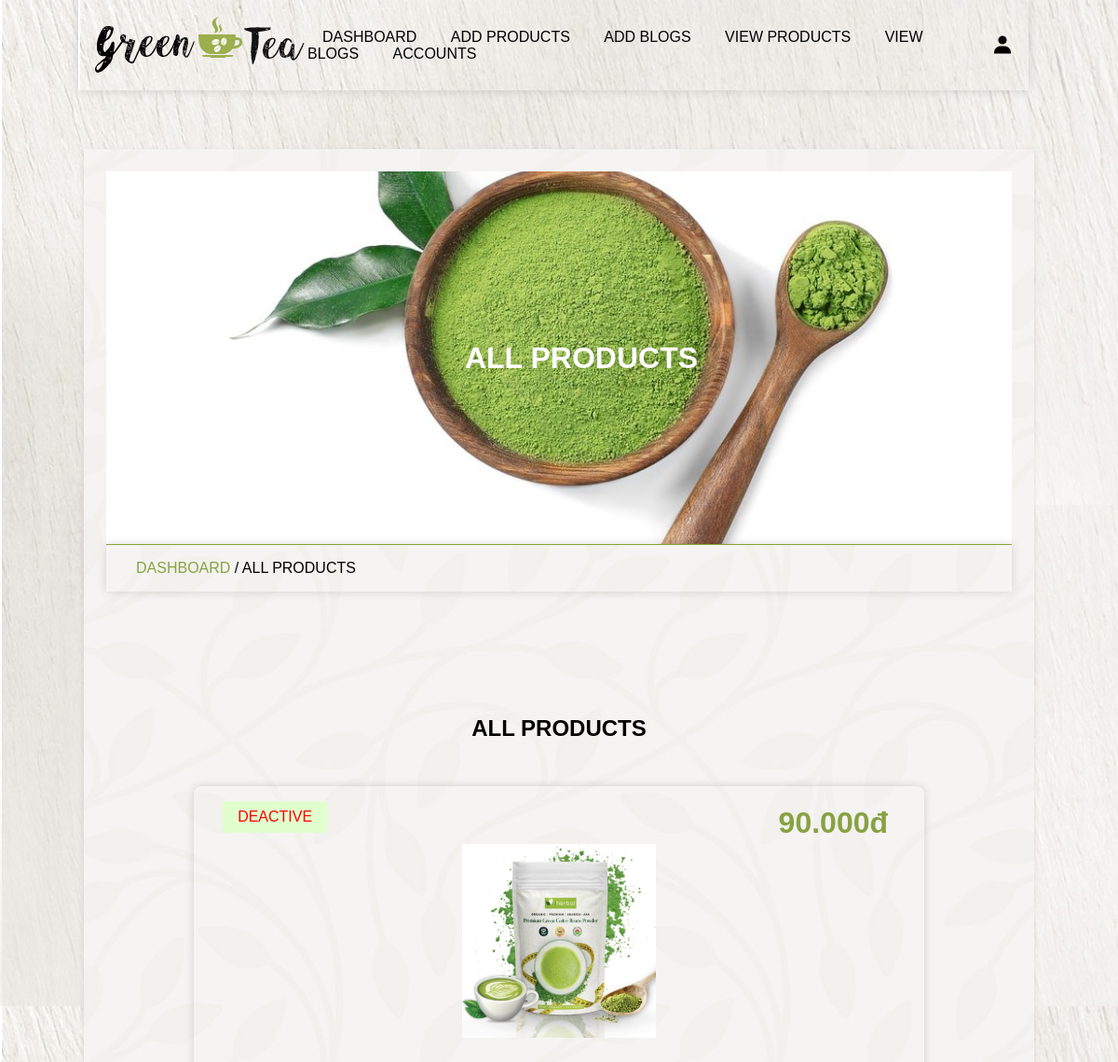
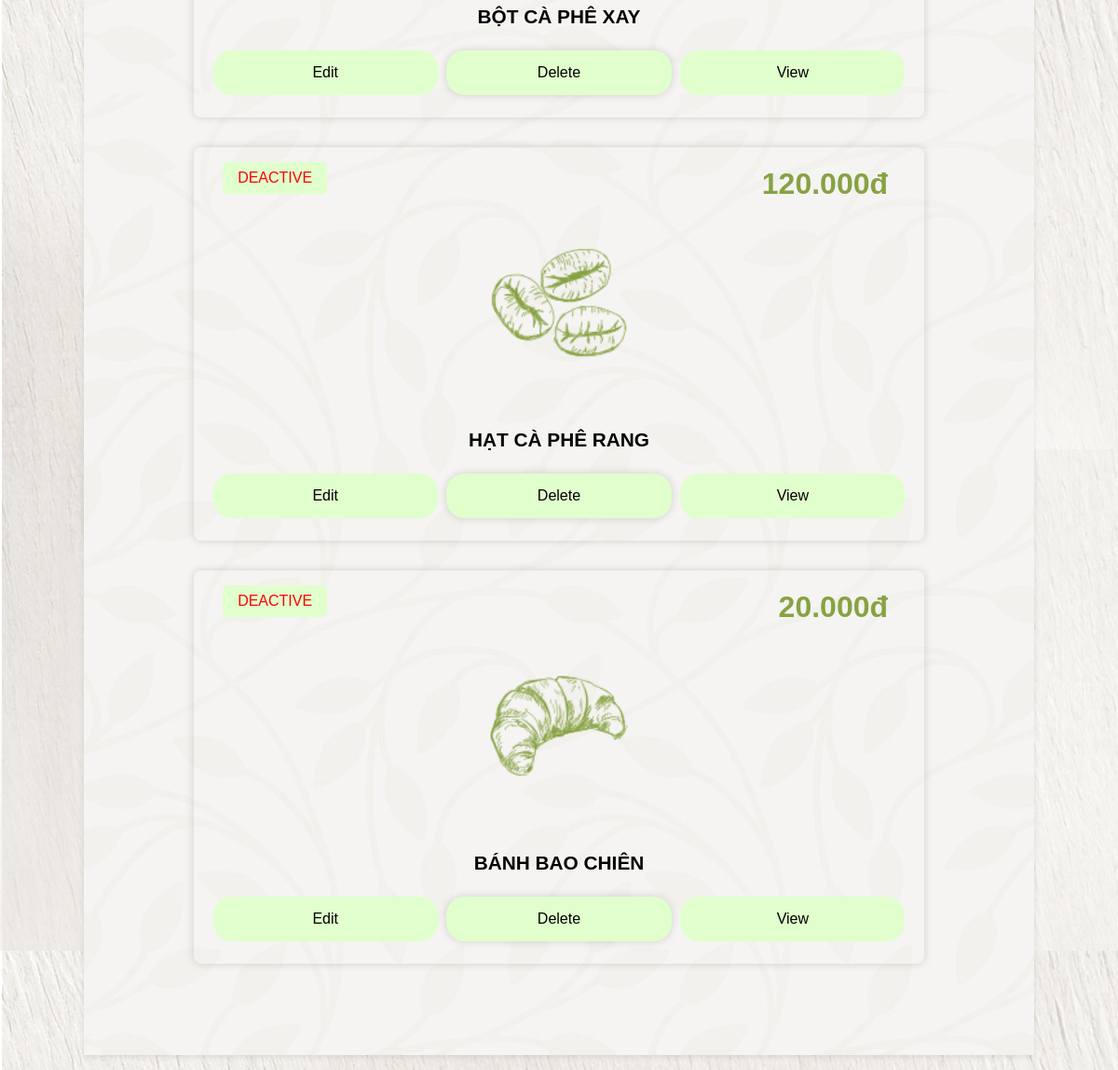
The page /admin_view_unproduct.php (signed in) on the database its author committed (2 pictures, top to bottom).
### tables this page shows
CREATE TABLE `products` (
  `id` varchar(20) NOT NULL,
  `name` varchar(250) NOT NULL,
  `price` int(50) NOT NULL,
  `image` varchar(255) NOT NULL,
  `product_detail` varchar(1000) NOT NULL,
  `status` varchar(100) NOT NULL
);

### admin_view_unproduct.php (the view, shortened to what this page needs)
<?php
include 'connect.php';
?>
<!DOCTYPE html>
<html lang="en">
<head>
<link href='https://unpkg.com/boxicons@2.1.4/css/boxicons.min.css' rel='stylesheet'>
<link rel ="stylesheet" type = "text/css" href="backend.css?v=<?php echo time(); ?>">
</head>
<body>
    <?php include 'admin_header.php'; ?>
    <div class = "main">
        <div class = "banner">
            <h1>all products</h1>
        </div>
        <div class = "title2">
            <a href="dashboard.php">dashboard</a><span> / all products</span>
        </div>
        <section class = "show-post">
            <h1 class = "heading">all products</h1>
            <div class = "box-container">
                <?php
                   $select_products = $conn->prepare("select * from `products` where status = ? ");
                   $status_products = 'deactive';
                   $select_products->execute([$status_products]);
                    if($select_products->rowCount() > 0){
                        while($fetch_products = $select_products->fetch(PDO::FETCH_ASSOC)){
                ?>
                <form action="" method = "post" class = "box">
                    <?php if($fetch_products['image'] != ''){?>
                        <img src="img/<?= $fetch_products['image']; ?>" alt="" class = "image">
                    <?php } ?>
                    <div class = "status" style="color: <?php if($fetch_products['status']=='active'){echo "green";}else{echo "red";} ?>;"><?= $fetch_products['status']; ?></div>
                    <div class="price"><?= number_format($fetch_products['price'], 0, ',', '.'); ?>đ</div>
                    <div class = "title"><?= $fetch_products['name']; ?></div>
                    <div class="flex-btn">
                        <a href="edit_product.php?id=<?= $fetch_products['id']; ?>" class = "btn">edit</a>
                        <button type = "submit" name ="delete" class="btn" onclick="return confirm('delete this product');">delete</button>
                        <a href="read_product.php?post_id=<?=$fetch_products['id']; ?>" class = "btn">view</a>
                    </div>
                </form>
                <?php
                        }
                    }else{
                        echo '<div class = "empty">
                                <p>no product added yet! <br> <a href="add_products.php" style ="margin-top: 1.5rem;" class = "btn">add product</a></p>
                            </div>';
                    }
                ?>
            </div>
        </section>
    </div>
</body>
</html>

### backend.css (style rules this page uses)
* { margin: 0; padding: 0; box-sizing: border-box; }
:root { --green: #87a243; --light-green: #e0ffcd; --box-shadow: 0 0 10px rgba(0 0 0/15%); }
html { font-size: 16px; -ms-overflow-style: scrollbar; -webkkit-tap-highlight-color: transparent; font-family: sans-serif; --ms-text-size-adjust: 100%; -webkit-text-size-djust: 100%; }
body { background-image: url('img/body-bg.jpg'); width: 100%; }
.main { width: 85vw; background: url('img/bg.jpg'); box-shadow: 0 2px 6px 0 rgb(0 0 0 / 10%); margin: 1rem auto; margin-top: 10rem; padding: 2%; }
a { text-decoration: none; }
.btn { line-height: 2; background-color: var(--light-green); padding: 5px 35px; display: inline-block; border-radius: 20px; color: #000; text-transform: capitalize; font-family: inherit; font-size: 16px; cursor: pointer; user-select: none; position: relative; overflow: hidden; vertical-align: middle; transition: color 0.3s ease; z-index: 2; }
.btn::before { position: absolute; content: ''; left: 0; top: 0; background: var(--green); color: #fff; height: 100%; width: 0; z-index: -1; transition: width .3s ease; }
input, textarea, select, button { background: transparent; border-radius: 20px; border: none; outline: none; padding: 1rem; margin: .1rem 0; width: 100%; box-shadow: var(--box-shadow); font-size: 20px; background-color: #fff; }
.box-container { display: grid; grid-template-columns: repeat(auto-fit, minmax(30rem, 1fr)); align-items: center; justify-content: center; }
.box-container .box { margin: 1rem; }
.heading { text-align: center; text-transform: uppercase; padding: 1rem; margin-bottom: 1rem; }
section, .post-editor { width: 75 vw; min-height: 100vh; border-radius: 10px; padding: 4%; margin: 8% 4%; margin-bottom: 2%; }
.flex-btn { display: flex; justify-content: space-evenly }
.flex-btn .btn { margin: .5rem; }
.banner { background-image: url('img/banner.jpg'); background-size: cover; background-position: center; background-color: var(--green); width: 100%; height: 50vh; text-align: center; display: flex; justify-content: center; align-items: center; }
.banner h1 { text-transform: uppercase; color: #fff; margin-left: 3rem; }
.title2 { border-top: 1px solid var(--green); padding: 1rem 2rem; text-transform: uppercase; box-shadow: var(--box-shadow); }
.title2 a { color: var(--green); }
.show-post .box-container .box { position: relative; margin: 1rem; min-height: 20vh; box-shadow: var(--box-shadow); padding: 1rem; border-radius: .5rem; }
.show-post .box-container .box .image { width: 100%; height: 15rem; object-fit: contain; padding: 1rem; margin: 1rem 0; margin-top: 30px; }
.show-post .box-container .box .status { position: absolute; left: 4%; text-transform: uppercase; font-size: 1rem; margin-bottom: 1rem; padding: .5rem 1rem; border-radius: .3rem; display: inline-block; margin-bottom: 1rem; background: var(--light-green); }
.show-post .box-container .box .price { position: absolute; right: 5%; top: 5%; font-size: 2rem; font-weight: bold; color: var(--green); }
.show-post .box-container .box .title { font-size: 1.3rem; text-transform: uppercase; font-weight: bold; margin-bottom: 1rem; text-align: center; }
.show-post .box-container .box .flex-btn .btn { width: 33%; padding: .5rem 1rem; margin-left: .3rem; margin-right: .3rem; text-align: center; }
button { padding: 10px; background-color: var(--green); color: white; border: none; border-radius: 5px; margin: 5px; }

### rows shown on the page
products: image (picture), status "DEACTIVE", price "90.000", name "BỘT CÀ PHÊ XAY"
products: image (picture), status "DEACTIVE", price "120.000", name "HẠT CÀ PHÊ RANG"
products: image (picture), status "DEACTIVE", price "20.000", name "BÁNH BAO CHIÊN"
